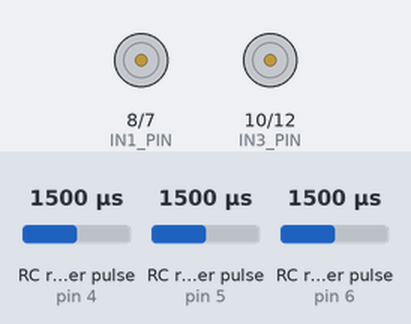
Simulated run of this sketch. Board: Arduino Uno, built with avr-gcc and run on an emulated ATmega328P. Parts: motor-driver pin pairs drawn as motors (green arrow = first pin HIGH = forward, orange = second pin HIGH = backward, longer = more drive, scaled by the enable pin). Wiring (inferred from the names in the program): 3 × RC receiver channel: data pin 4 / data pin 5 / data pin 6. The test bench sets the inputs (shaded band); at power-on: RC receiver pulse (sensors on pin 5, pin 6, pin 4) 1500 µs.

Above: at 1.2 s.
1.3 s: RC receiver pulse (sensor on pin 5) set to 1020 µs
At 1.47 s:
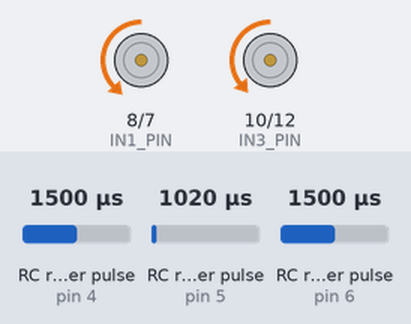
At 3.3 s:
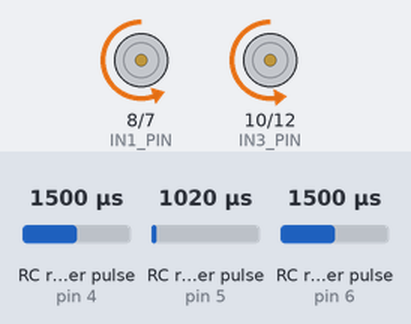
4.3 s: RC receiver pulse (sensor on pin 6) set to 1585 µs
5.8 s: RC receiver pulse (sensor on pin 6) set to 1619 µs
At 7.6 s:
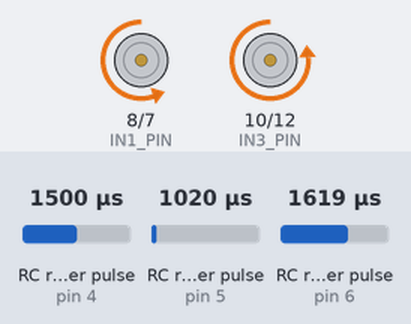
8.8 s: RC receiver pulse (sensor on pin 5) set to 1500 µs
11.8 s: RC receiver pulse (sensor on pin 5) set to 1750 µs
14.8 s: RC receiver pulse (sensor on pin 6) set to 1020 µs
At 16.3 s:
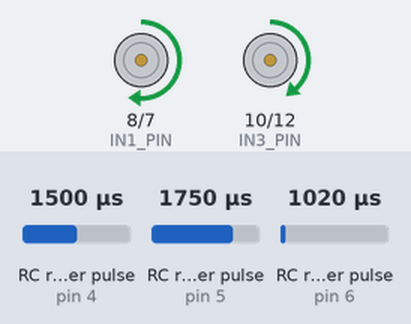
Timing chart, 0 to 18.8 s (numbered marks = the images above; inputs shaded):
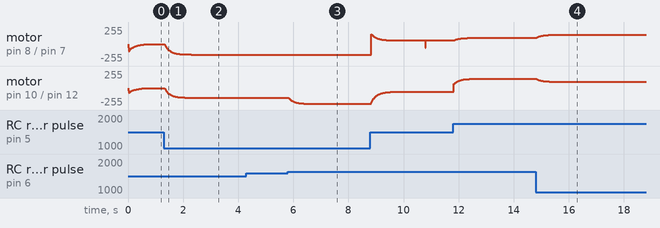

Measured:
- the behaviour switches between 1600 and 1601 µs on RC receiver pulse (sensor on pin 6) (found by bisection; images 2 and 3)
- after the input at 1.3 s, motor on pin 8 (IN1_PIN) / pin 7 (IN2_PIN): moves from stopped to backward 159/255 over 1.5 s, starting at once; motor on pin 10 (IN3_PIN) / pin 12 (IN4_PIN): moves from stopped to backward 146/255 over 1.5 s, starting at once
- after the input at 4.3 s, every drawn part: stays the same
- after the input at 5.8 s, motor on pin 10 (IN3_PIN) / pin 12 (IN4_PIN): moves from backward 146/255 to backward 238/255 over 1.0 s, starting at once
- after the input at 14.8 s, motor on pin 8 (IN1_PIN) / pin 7 (IN2_PIN): moves from forward 93/255 to forward 140/255 over 0.73 s, starting at once

The sketch:

VICTORY.ino
```cpp
#include <EnableInterrupt.h>

    #define SERIAL_PORT_SPEED 9600
    #define RC_NUM_CHANNELS  4

    #define RC_CH1  0
    #define RC_CH2  1
    #define RC_CH3  2
    #define RC_CH4  3

    // pin usage
    // radio pins
    #define RC_CH1_PIN  6
    #define RC_CH2_PIN  5
    #define RC_CH3_PIN  4
    #define RC_CH4_PIN  3

    // motor driver pins
    const int EN1_PIN = 9;
    const int IN1_PIN = 8;
    const int IN2_PIN = 7;
    const int IN3_PIN = 10;
    const int IN4_PIN = 12;
    const int EN2_PIN = 11;


// --- Add these variables for smoothing motor transitions ---
float currentSpeedA = 0;
float currentSpeedB = 0;
int targetSpeedA = 0;
int targetSpeedB = 0;

// Adjust this value between 0.0 and 1.0.
// A smaller value means a smoother, slower transition.
const float LERP_FACTOR = 0.1;

const float TURN_FACTOR = 1.5;


    uint16_t rc_values[RC_NUM_CHANNELS];
    uint32_t rc_start[RC_NUM_CHANNELS];
    volatile uint16_t rc_shared[RC_NUM_CHANNELS];

    void rc_read_values() {
      noInterrupts();
      memcpy(rc_values, (const void *)rc_shared, sizeof(rc_shared));
      interrupts();
    }

    void calc_input(uint8_t channel, uint8_t input_pin) {
      if (digitalRead(input_pin) == HIGH) {
        rc_start[channel] = micros();
      } else {
        uint16_t rc_compare = (uint16_t)(micros() - rc_start[channel]);
        rc_shared[channel] = rc_compare;
      }
    }

    void calc_ch1() {
      calc_input(RC_CH1, RC_CH1_PIN);
    }
    void calc_ch2() {
      calc_input(RC_CH2, RC_CH2_PIN);
    }
    void calc_ch3() {
      calc_input(RC_CH3, RC_CH3_PIN);
    }
    void calc_ch4() {
      calc_input(RC_CH4, RC_CH4_PIN);
    }

    void setup() {
      Serial.begin(SERIAL_PORT_SPEED);

      pinMode(RC_CH1_PIN, INPUT); //side wheel
      pinMode(RC_CH2_PIN, INPUT); //trigger
      pinMode(RC_CH3_PIN, INPUT); //side knob
      pinMode(RC_CH4_PIN, INPUT); //bottom button

      enableInterrupt(RC_CH1_PIN, calc_ch1, CHANGE);
      enableInterrupt(RC_CH2_PIN, calc_ch2, CHANGE);
      enableInterrupt(RC_CH3_PIN, calc_ch3, CHANGE);
      enableInterrupt(RC_CH4_PIN, calc_ch4, CHANGE);

      pinMode(9, OUTPUT); //en1
      pinMode(8, OUTPUT); //in1
      pinMode(7, OUTPUT); //in2

      pinMode(11, OUTPUT); //en2
      pinMode(10, OUTPUT); //in3
      pinMode(12, OUTPUT); //in4

    }

void loop() {
  rc_read_values();

  // --- Check the state of each controller channel ---
  bool isMovingForward = rc_values[RC_CH2] > 1600;
  bool isMovingReverse = rc_values[RC_CH2] < 1500;
  bool isTurningRight = rc_values[RC_CH1] > 1600;
  bool isTurningLeft = rc_values[RC_CH1] < 1300;

  // --- Map controller values to speed ---
  int throttleSpeed = 0;
  if (isMovingForward) {
    throttleSpeed = map(rc_values[RC_CH2], 1600, 2300, 50, 255);
  } else if (isMovingReverse) {
    throttleSpeed = map(rc_values[RC_CH2], 1500, 600, 50, 255);
  }

  int steerSpeed = 0;
  if (isTurningRight) {
    steerSpeed = map(rc_values[RC_CH1], 1600, 2300, 50, 255);
  } else if (isTurningLeft) {
    steerSpeed = map(rc_values[RC_CH1], 1300, 600, 50, 255);
  }

  // --- Main Control Logic ---
  // The logic checks for combined movements first.
  if (isMovingForward && isTurningRight) {
    forwardRight(throttleSpeed);
  } else if (isMovingForward && isTurningLeft) {
    forwardLeft(throttleSpeed);
  } else if (isMovingReverse && isTurningRight) {
    reverseRight(throttleSpeed);
  } else if (isMovingReverse && isTurningLeft) {
    reverseLeft(throttleSpeed);
  } else if (isMovingForward) {
    forward(throttleSpeed); // Straight forward
  } else if (isMovingReverse) {
    reverse(throttleSpeed); // Straight reverse
  } else if (isTurningRight) {
    right(steerSpeed);      // Turn on the spot
  } else if (isTurningLeft) {
    left(steerSpeed);       // Turn on the spot
  } else {
    stop();                 // All controls are neutral
  }

  // This function smoothly applies the speed changes
  updateMotorSpeeds();
  delay(20);
}


void forward(int value) {
  digitalWrite(IN1_PIN, HIGH);
  digitalWrite(IN2_PIN, LOW);
  digitalWrite(IN3_PIN, HIGH);
  digitalWrite(IN4_PIN, LOW);
  targetSpeedA = value;
  targetSpeedB = value;
}

void reverse(int value) {
  digitalWrite(IN1_PIN, LOW);
  digitalWrite(IN2_PIN, HIGH);
  digitalWrite(IN3_PIN, LOW);
  digitalWrite(IN4_PIN, HIGH);

  // Trim adjustment to keep straight in reverse
  targetSpeedA = value;           // Left motor
  targetSpeedB = value * 0.92;    // Right motor slightly reduced
}

void left(int value) {
  digitalWrite(IN1_PIN, LOW);
  digitalWrite(IN2_PIN, HIGH);
  digitalWrite(IN3_PIN, HIGH);
  digitalWrite(IN4_PIN, LOW);
  targetSpeedA = value;
  targetSpeedB = value;
}

void right(int value) {
  digitalWrite(IN1_PIN, HIGH);
  digitalWrite(IN2_PIN, LOW);
  digitalWrite(IN3_PIN, LOW);
  digitalWrite(IN4_PIN, HIGH);
  targetSpeedA = value;
  targetSpeedB = value;
}

void forwardRight(int speed) {
  // Both motors forward
  digitalWrite(IN1_PIN, HIGH);
  digitalWrite(IN2_PIN, LOW);
  digitalWrite(IN3_PIN, HIGH);
  digitalWrite(IN4_PIN, LOW);

  // Slow down the right motor to turn right
  targetSpeedA = speed;
  targetSpeedB = speed * TURN_FACTOR;
}

void forwardLeft(int speed) {
  // Both motors forward
  digitalWrite(IN1_PIN, HIGH);
  digitalWrite(IN2_PIN, LOW);
  digitalWrite(IN3_PIN, HIGH);
  digitalWrite(IN4_PIN, LOW);

  // Slow down the left motor to turn left
  targetSpeedA = speed * TURN_FACTOR;
  targetSpeedB = speed;
}

void reverseRight(int speed) {
  // Both motors in reverse
  digitalWrite(IN1_PIN, LOW);
  digitalWrite(IN2_PIN, HIGH);
  digitalWrite(IN3_PIN, LOW);
  digitalWrite(IN4_PIN, HIGH);

  // Slow down the right motor to turn right
  targetSpeedA = speed;
  targetSpeedB = speed * TURN_FACTOR;
}

void reverseLeft(int speed) {
  // Both motors in reverse
  digitalWrite(IN1_PIN, LOW);
  digitalWrite(IN2_PIN, HIGH);
  digitalWrite(IN3_PIN, LOW);
  digitalWrite(IN4_PIN, HIGH);

  // Slow down the left motor to turn left
  targetSpeedA = speed * TURN_FACTOR;
  targetSpeedB = speed;
}

void stop() {

  targetSpeedA = 0;
  targetSpeedB = 0;
}

void updateMotorSpeeds() {
  // Linearly interpolate the current speed towards the target speed
  currentSpeedA += (targetSpeedA - currentSpeedA) * LERP_FACTOR;
  currentSpeedB += (targetSpeedB - currentSpeedB) * LERP_FACTOR;

  // Apply the calculated smoothed speed to the motor driver
  analogWrite(EN1_PIN, (int)currentSpeedA);
  analogWrite(EN2_PIN, (int)currentSpeedB);
}
```
